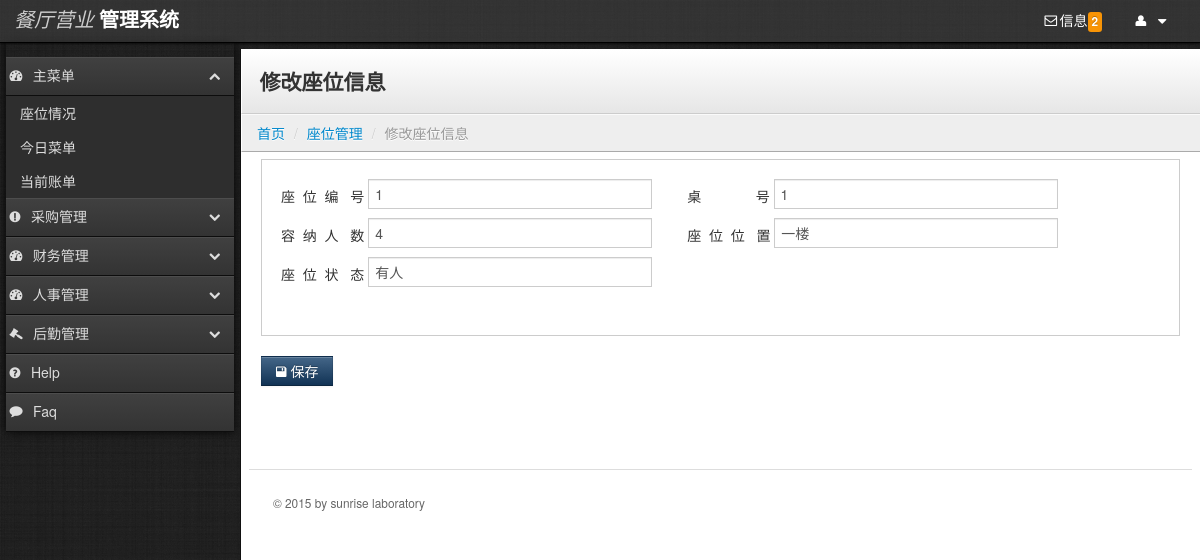
/newRes/modify_seatinfo.php?id=1, run on the app's committed database.
### tables this page shows
CREATE TABLE `seat` (
  `seatID` bigint(20) NOT NULL,
  `number` int(11) NOT NULL,
  `seatState` int(2) NOT NULL,
  `capacity` int(2) NOT NULL,
  `seatDirection` varchar(30) default NULL,
  PRIMARY KEY  (`seatID`)
);

### newRes/modify_seatinfo.php (the view, shortened to what this page needs)
<?php include('conn/conn.php');?>
<?php
if($_SERVER['REQUEST_METHOD']=="GET")
{
	$id=$_GET["id"];
	$selectsql="select * from seat where seatID=".$id."";
	$sql = mysql_query($selectsql,$conn) or die(mysql_error());
	$row = mysql_fetch_assoc($sql);
}
?>
<?php include('boot.php');?>
    <div class="content">
        <div class="header">
            <h1 class="page-title">修改座位信息</h1>
        </div>
                <ul class="breadcrumb">
            <li><a href="index.php">首页</a> <span class="divider">/</span></li>
            <li><a href="repertoryinfo.php">座位管理</a> <span class="divider">/</span></li>
            <li class="active">修改座位信息</li>
        </ul>
        <div class="container-fluid">
            <div class="row-fluid">
<div class="well">
    <div id="myTabContent" class="tab-content">
      <div class="tab-pane active in" id="home">
    <form name="seatinfo" method="post" action="modify_seatinfo_ok.php?id=<?php echo $_GET[id];?>">
        <label>座&nbsp;&nbsp;位&nbsp;&nbsp;编&nbsp;&nbsp;&nbsp;号</label>
        <input type="text" name="seatid" class="input-xlarge" value="<?php echo $row[seatID];?>">
        <label>桌&nbsp;&nbsp;&nbsp;&nbsp;&nbsp;&nbsp;&nbsp;&nbsp;&nbsp;&nbsp;&nbsp;&nbsp;&nbsp;&nbsp;号</label>
        <input type="text" name="number" class="input-xlarge" value="<?php echo $row[number];?>">
        <br/>
        <label>容&nbsp;&nbsp;纳&nbsp;&nbsp;人&nbsp;&nbsp;&nbsp;数</label>
        <input type="text" name="capacity" class="input-xlarge" value="<?php echo $row[capacity];?>">
         <label>座&nbsp;&nbsp;位&nbsp;&nbsp;位&nbsp;&nbsp;&nbsp;置</label>
        <input type="text" name="seatDirection" class="input-xlarge" value="<?php echo $row[seatDirection];?>">
        <br/>
        <label>座&nbsp;&nbsp;位&nbsp;&nbsp;状&nbsp;&nbsp;&nbsp;态</label>
        <input type="text" name="seatState" class="input-xlarge" value="<?php  if($row[seatState]==1) echo "有人";else echo "无人";?>"  title="请填写有人或无人">
      </div>
  </div>
</div>
<div class="btn-toolbar">
    <button class="btn btn-primary" onClick="return TianJia(form)" value=" "><i class="icon-save"></i> 保存</button>
</div>
                    <footer>
                        <hr>
                        <p>&copy; 2015 by sunrise laboratory </p>
                </footer>
            </div>
        </div>
    </div>
  </body>
</html>

### newRes/stylesheets/theme.css (style rules this page uses)
body { background: #222; background-image: url('../images/black-Linen.png'); background-position: initial initial; background-repeat: initial initial; margin: 0px; padding: 0px; }
h1 { margin-top: 0px; color: #eee; }
hr { border-top: 1px solid #ddd; border-bottom: 1px solid #fff; }
.content { min-width: 400px; position: relative; min-height: 800px; background: #fff; margin-left: 240px; margin-top: 6px; border-left: 1px solid #000000; border-left: 1px solid #111; }
.header { background: #ffffff; background: #ffffff; background: -webkit-gradient(linear, left bottom, left top, color-stop(0, #e6e6e6), color-stop(1, #ffffff)); background: -ms-linear-gradient(bottom, #e6e6e6, #ffffff); background: -moz-linear-gradient(center bottom, #e6e6e6 0%, #ffffff 100%); background: -o-linear-gradient(bottom, #e6e6e6, #ffffff); filter: progid:dximagetransform.microsoft.gradient(startColorStr='#e6e6e6', EndColorStr='#ffffff'); -ms-filter: "progid:DXImageTransform.Microsoft.gradient(startColorStr='#ffffff',EndColorStr='#e6e6e6')"; border-bottom: 1px solid #cccccc; border-top: 1px solid #ffffff; border-left: 1px solid #ffffff; padding: 0em 1.25em; }
.header h1 { margin: 1em 0em; padding: 0em; line-height: 1em; font-size: 1.5em; color: #eee; color: #333; }
.breadcrumb { -webkit-box-shadow: none; -moz-box-shadow: none; box-shadow: none; -webkit-border-radius: 0px; -moz-border-radius: 0px; border-radius: 0px; -moz-background-clip: padding; -webkit-background-clip: padding-box; background-clip: padding-box; background: #eee; border-bottom: 1px solid #aaa; border-top: 1px solid #fafafa; border-left: 1px solid #fff; margin-bottom: .5em; }
footer { padding: 1em; margin-top: 4em; color: #666; font-size: .85em; line-height: 1.3em; }
footer hr { margin: 2em -2em; }
.btn { -webkit-border-radius: 0px; -moz-border-radius: 0px; border-radius: 0px; }
.btn-primary { background-color: #113355; background-image: -webkit-gradient(linear, 0 0, 0 100%, from(#446688), to(#113355)); background-image: -webkit-linear-gradient(top, #446688, #113355); background-image: -o-linear-gradient(top, #446688, #113355); background-image: linear-gradient(to bottom, #446688, #113355); background-image: -moz-linear-gradient(top, #446688, #113355); filter: progid:dximagetransform.microsoft.gradient(startColorStr='#446688', EndColorStr='#113355'); -ms-filter: "progid:DXImageTransform.Microsoft.gradient(startColorStr='#446688',EndColorStr='#113355')"; }
.well { background-color: #fff; border: 1px solid #ccc; -webkit-box-shadow: 1px 1px 0px #ffffff; -moz-box-shadow: 1px 1px 0px #ffffff; box-shadow: 1px 1px 0px #ffffff; -webkit-border-radius: 0px; -moz-border-radius: 0px; border-radius: 0px; -moz-background-clip: padding; -webkit-background-clip: padding-box; background-clip: padding-box; }
input[type="text"], input[type="password"] { -webkit-border-radius: 0px; -moz-border-radius: 0px; border-radius: 0px; -moz-background-clip: padding; -webkit-background-clip: padding-box; background-clip: padding-box; }

### newRes/modify_seatinfo.php (style rules this page uses)
label { display:inline-block; }

### data on the page
seat: seatid "1", number "1", capacity "4", seatDirection "一楼", seatState "有人"

### other printed values
$arrayDealTFNum['count'] "2"
